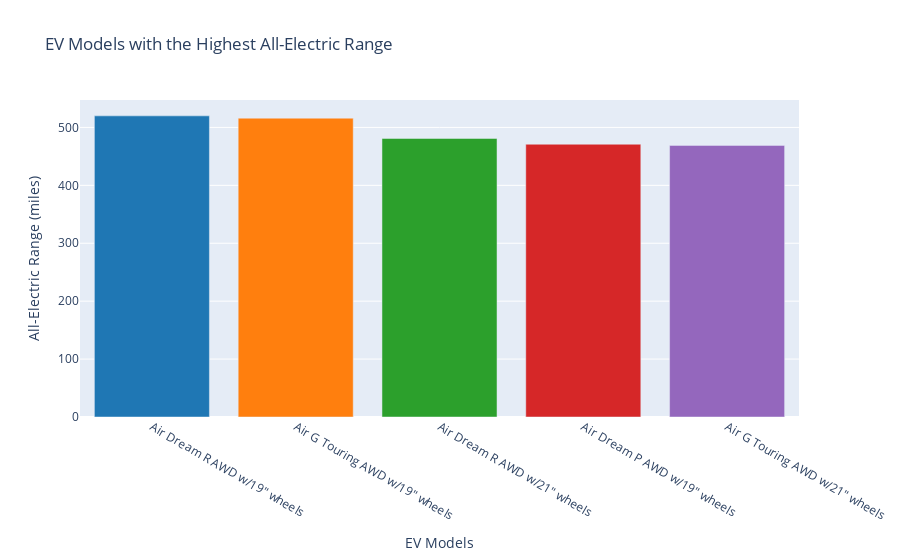

The notebook cell saved with this chart:
### Code cell
# Get the EV models with the highest all-electric range
top_range_models = ev.nlargest(5, 'All-Electric Range')[['Model', 'All-Electric Range']]

# Define a color palette for the bar plots
color_palette = ['rgb(31, 119, 180)', 'rgb(255, 127, 14)', 'rgb(44, 160, 44)', 'rgb(214, 39, 40)', 'rgb(148, 103, 189)']

# Create a bar plot to visualize the top range models
fig = go.Figure(data=[go.Bar(x=top_range_models['Model'], y=top_range_models['All-Electric Range'], marker_color=color_palette)])

# Update x-axis and y-axis labels
fig.update_layout(xaxis_title='EV Models', yaxis_title='All-Electric Range (miles)',
                  title='EV Models with the Highest All-Electric Range')

# Show the figure
fig.show()

### Figure 1 — Plotly figure (JSON) as saved in the notebook; plotly's stock layout.template omitted (floating-point values rounded to 4 significant figures)
{"data": [{"marker": {"color": ["rgb(31, 119, 180)", "rgb(255, 127, 14)", "rgb(44, 160, 44)", "rgb(214, 39, 40)", "rgb(148, 103, 189)"]}, "type": "bar", "x": ["Air Dream R AWD w/19\" wheels", "Air G Touring AWD w/19\" wheels", "Air Dream R AWD w/21\" wheels", "Air Dream P AWD w/19\" wheels", "Air G Touring AWD w/21\" wheels"], "y": [520, 516, 481, 471, 469]}], "layout": {"title": {"text": "EV Models with the Highest All-Electric Range"}, "xaxis": {"title": {"text": "EV Models"}}, "yaxis": {"title": {"text": "All-Electric Range (miles)"}}}}
